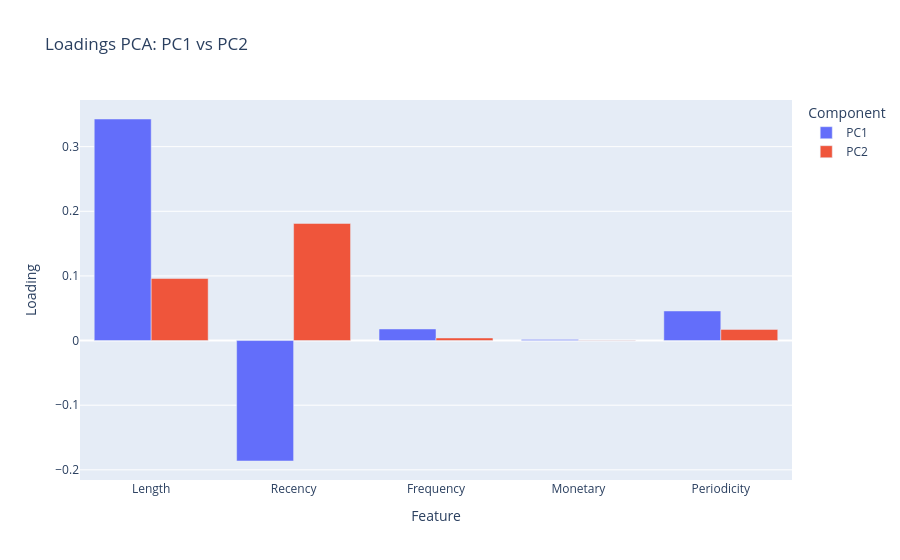

The cell this chart's notebook holds for it:
### Markdown cell above
### Interpretación de las características según los loadings

**PC1:**  
La primera componente principal está influenciada principalmente por **Length** (positiva) y **Recency** (negativa). Esto indica que captura la relación temporal activa del cliente, diferenciando entre clientes con larga trayectoria y compras recientes frente a aquellos menos activos o con menor historial.

**PC2:**  
La segunda componente principal está dominada por **Recency** (positiva), con una menor contribución de **Length**. Representa principalmente el nivel de inactividad del cliente, donde valores altos indican clientes que llevan más tiempo sin comprar.

### Code cell
loadings_long = loadings_df.reset_index().melt(
    id_vars="index", value_vars=["PC1", "PC2"], var_name="Component", value_name="Loading"
)

loadings_long.rename(columns={"index": "Feature"}, inplace=True)

fig = px.bar(
    loadings_long, x="Feature", y="Loading", color="Component", barmode="group", title="Loadings PCA: PC1 vs PC2"
)

fig.show()

### Figure 1 — Plotly figure (JSON) as saved in the notebook; plotly's stock layout.template omitted (floating-point values rounded to 4 significant figures)
{"data": [{"alignmentgroup": "True", "hovertemplate": "Component=PC1<br>Feature=%{x}<br>Loading=%{y}<extra></extra>", "legendgroup": "PC1", "marker": {"color": "#636efa", "pattern": {"shape": ""}}, "name": "PC1", "offsetgroup": "PC1", "orientation": "v", "showlegend": true, "textposition": "auto", "type": "bar", "x": ["Length", "Recency", "Frequency", "Monetary", "Periodicity"], "xaxis": "x", "y": [0.3428, -0.1863, 0.01792, 0.001802, 0.04579], "yaxis": "y"}, {"alignmentgroup": "True", "hovertemplate": "Component=PC2<br>Feature=%{x}<br>Loading=%{y}<extra></extra>", "legendgroup": "PC2", "marker": {"color": "#EF553B", "pattern": {"shape": ""}}, "name": "PC2", "offsetgroup": "PC2", "orientation": "v", "showlegend": true, "textposition": "auto", "type": "bar", "x": ["Length", "Recency", "Frequency", "Monetary", "Periodicity"], "xaxis": "x", "y": [0.09598, 0.1812, 0.003999, -0.0004686, 0.01728], "yaxis": "y"}], "layout": {"barmode": "group", "legend": {"title": {"text": "Component"}, "tracegroupgap": 0}, "title": {"text": "Loadings PCA: PC1 vs PC2"}, "xaxis": {"anchor": "y", "domain": [0, 1], "title": {"text": "Feature"}}, "yaxis": {"anchor": "x", "domain": [0, 1], "title": {"text": "Loading"}}}}
